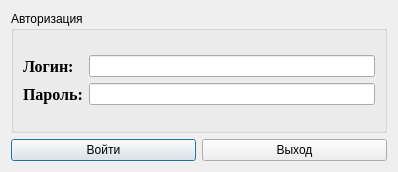
<?xml version="1.0" encoding="UTF-8"?>
<ui version="4.0">
 <class>PasswordWindow</class>
 <widget class="QDialog" name="PasswordWindow">
  <property name="geometry">
   <rect>
    <x>0</x>
    <y>0</y>
    <width>398</width>
    <height>172</height>
   </rect>
  </property>
  <property name="windowTitle">
   <string>Система обработки текста</string>
  </property>
  <layout class="QVBoxLayout" name="verticalLayout_3">
   <item>
    <layout class="QVBoxLayout" name="verticalLayout_2">
     <item>
      <widget class="QGroupBox" name="groupBox">
       <property name="title">
        <string>Авторизация</string>
       </property>
       <layout class="QVBoxLayout" name="verticalLayout_5">
        <item>
         <layout class="QHBoxLayout" name="horizontalLayout_2">
          <item>
           <layout class="QVBoxLayout" name="verticalLayout">
            <item>
             <widget class="QLabel" name="label">
              <property name="font">
               <font>
                <family>Times New Roman</family>
                <pointsize>12</pointsize>
                <bold>true</bold>
               </font>
              </property>
              <property name="text">
               <string>Логин:</string>
              </property>
             </widget>
            </item>
            <item>
             <widget class="QLabel" name="label_2">
              <property name="font">
               <font>
                <family>Times New Roman</family>
                <pointsize>12</pointsize>
                <bold>true</bold>
               </font>
              </property>
              <property name="text">
               <string>Пароль:</string>
              </property>
              <property name="alignment">
               <set>Qt::AlignmentFlag::AlignLeading|Qt::AlignmentFlag::AlignLeft|Qt::AlignmentFlag::AlignVCenter</set>
              </property>
             </widget>
            </item>
           </layout>
          </item>
          <item>
           <layout class="QVBoxLayout" name="verticalLayout_4">
            <item>
             <widget class="QLineEdit" name="lineEdit_login"/>
            </item>
            <item>
             <widget class="QLineEdit" name="lineEdit_password"/>
            </item>
           </layout>
          </item>
         </layout>
        </item>
       </layout>
      </widget>
     </item>
     <item>
      <layout class="QHBoxLayout" name="horizontalLayout">
       <item>
        <widget class="QPushButton" name="pushButton_Entry">
         <property name="text">
          <string>Войти</string>
         </property>
        </widget>
       </item>
       <item>
        <widget class="QPushButton" name="pushButton_Exit">
         <property name="text">
          <string>Выход</string>
         </property>
        </widget>
       </item>
      </layout>
     </item>
    </layout>
   </item>
  </layout>
 </widget>
 <resources/>
 <connections/>
</ui>
